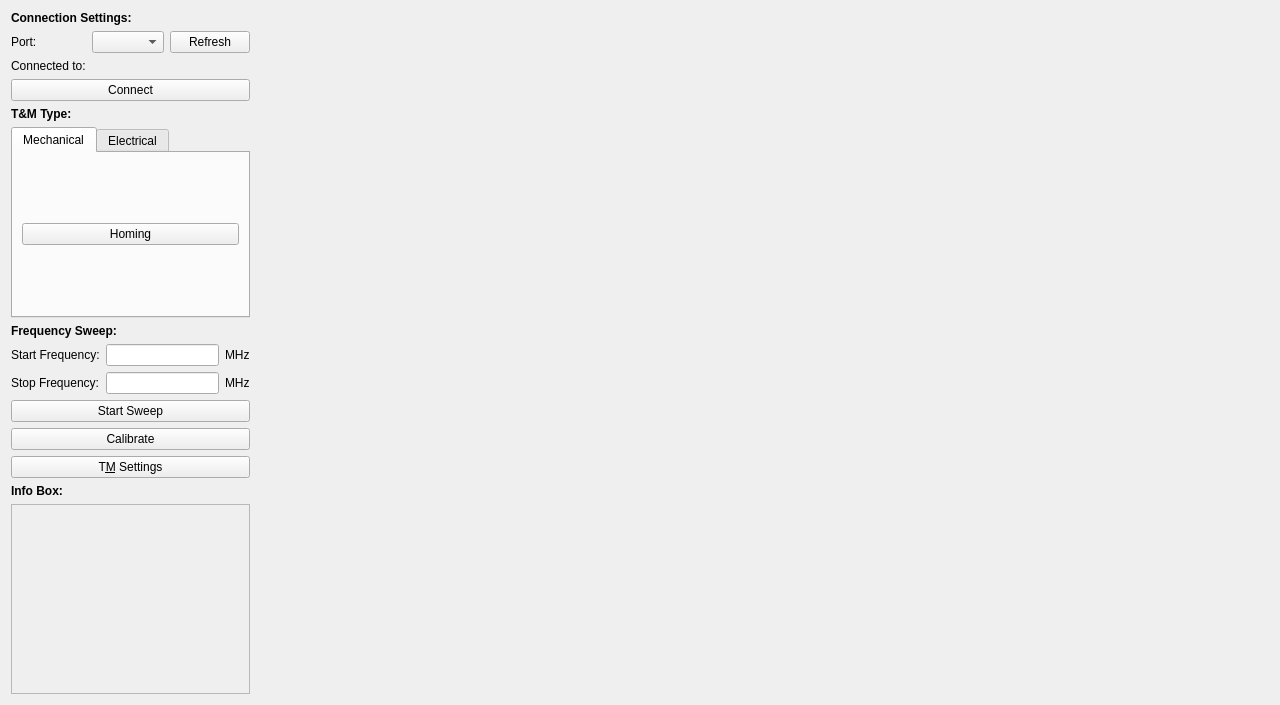
<?xml version="1.0" encoding="UTF-8"?>
<ui version="4.0">
 <class>Form</class>
 <widget class="QWidget" name="Form">
  <property name="geometry">
   <rect>
    <x>0</x>
    <y>0</y>
    <width>1280</width>
    <height>705</height>
   </rect>
  </property>
  <property name="sizePolicy">
   <sizepolicy hsizetype="Preferred" vsizetype="Preferred">
    <horstretch>0</horstretch>
    <verstretch>0</verstretch>
   </sizepolicy>
  </property>
  <property name="windowTitle">
   <string>Form</string>
  </property>
  <layout class="QHBoxLayout" name="horizontalLayout_2" stretch="0,1">
   <item>
    <layout class="QVBoxLayout" name="verticalLayout_2">
     <item>
      <widget class="QLabel" name="titleconnectionLabel">
       <property name="font">
        <font>
         <bold>true</bold>
        </font>
       </property>
       <property name="text">
        <string>Connection Settings:</string>
       </property>
      </widget>
     </item>
     <item>
      <layout class="QGridLayout" name="gridLayout_2">
       <item row="0" column="1">
        <widget class="QComboBox" name="portBox"/>
       </item>
       <item row="0" column="2">
        <widget class="QPushButton" name="refreshButton">
         <property name="text">
          <string>Refresh</string>
         </property>
        </widget>
       </item>
       <item row="0" column="0">
        <widget class="QLabel" name="label">
         <property name="text">
          <string>Port:</string>
         </property>
        </widget>
       </item>
       <item row="1" column="1">
        <widget class="QLabel" name="connectionLabel">
         <property name="text">
          <string/>
         </property>
        </widget>
       </item>
       <item row="1" column="0">
        <widget class="QLabel" name="label_10">
         <property name="text">
          <string>Connected to:</string>
         </property>
        </widget>
       </item>
      </layout>
     </item>
     <item>
      <widget class="QPushButton" name="connectButton">
       <property name="text">
        <string>Connect</string>
       </property>
      </widget>
     </item>
     <item>
      <widget class="QLabel" name="titletypeLabel">
       <property name="font">
        <font>
         <bold>true</bold>
        </font>
       </property>
       <property name="text">
        <string>T&amp;M Type:</string>
       </property>
      </widget>
     </item>
     <item>
      <widget class="QTabWidget" name="typeTab">
       <property name="currentIndex">
        <number>0</number>
       </property>
       <widget class="QWidget" name="mechTab">
        <attribute name="title">
         <string>Mechanical</string>
        </attribute>
        <layout class="QVBoxLayout" name="verticalLayout" stretch="0">
         <item>
          <widget class="QPushButton" name="pushButton">
           <property name="text">
            <string>Homing</string>
           </property>
          </widget>
         </item>
        </layout>
       </widget>
       <widget class="QWidget" name="elecTab">
        <attribute name="title">
         <string>Electrical</string>
        </attribute>
        <layout class="QGridLayout" name="gridLayout_3" rowstretch="0,0,0,1">
         <item row="1" column="1">
          <widget class="QDoubleSpinBox" name="matchingBox"/>
         </item>
         <item row="2" column="0" colspan="2">
          <widget class="QPushButton" name="setvoltagesButton">
           <property name="text">
            <string>Set Voltages</string>
           </property>
          </widget>
         </item>
         <item row="0" column="1">
          <widget class="QDoubleSpinBox" name="tuningBox"/>
         </item>
         <item row="1" column="0">
          <widget class="QLabel" name="label_3">
           <property name="text">
            <string>Voltage Matching</string>
           </property>
          </widget>
         </item>
         <item row="0" column="0">
          <widget class="QLabel" name="label_2">
           <property name="text">
            <string>Voltage Tuning</string>
           </property>
          </widget>
         </item>
         <item row="3" column="0">
          <widget class="QLabel" name="label_4">
           <property name="text">
            <string>Voltage Resolution</string>
           </property>
          </widget>
         </item>
         <item row="3" column="1">
          <widget class="QDoubleSpinBox" name="resolutionBox"/>
         </item>
        </layout>
       </widget>
      </widget>
     </item>
     <item>
      <widget class="QLabel" name="titlefrequencyLabel">
       <property name="font">
        <font>
         <bold>true</bold>
        </font>
       </property>
       <property name="text">
        <string>Frequency Sweep:</string>
       </property>
      </widget>
     </item>
     <item>
      <layout class="QGridLayout" name="gridLayout">
       <item row="0" column="1">
        <widget class="QLineEdit" name="startEdit"/>
       </item>
       <item row="1" column="2">
        <widget class="QLabel" name="label_8">
         <property name="text">
          <string>MHz</string>
         </property>
        </widget>
       </item>
       <item row="1" column="1">
        <widget class="QLineEdit" name="stopEdit"/>
       </item>
       <item row="0" column="2">
        <widget class="QLabel" name="label_6">
         <property name="text">
          <string>MHz</string>
         </property>
        </widget>
       </item>
       <item row="1" column="0">
        <widget class="QLabel" name="label_7">
         <property name="text">
          <string>Stop Frequency:</string>
         </property>
        </widget>
       </item>
       <item row="0" column="0">
        <widget class="QLabel" name="label_5">
         <property name="text">
          <string>Start Frequency:</string>
         </property>
        </widget>
       </item>
      </layout>
     </item>
     <item>
      <widget class="QPushButton" name="startButton">
       <property name="text">
        <string>Start Sweep</string>
       </property>
      </widget>
     </item>
     <item>
      <widget class="QPushButton" name="calibrationButton">
       <property name="text">
        <string>Calibrate</string>
       </property>
      </widget>
     </item>
     <item>
      <widget class="QPushButton" name="pushButton_3">
       <property name="text">
        <string>T&amp;M Settings</string>
       </property>
      </widget>
     </item>
     <item>
      <widget class="QLabel" name="titleinfoLabel">
       <property name="font">
        <font>
         <bold>true</bold>
        </font>
       </property>
       <property name="text">
        <string>Info Box:</string>
       </property>
      </widget>
     </item>
     <item>
      <widget class="QScrollArea" name="scrollArea">
       <property name="widgetResizable">
        <bool>true</bool>
       </property>
       <widget class="QWidget" name="scrollAreaWidgetContents">
        <property name="geometry">
         <rect>
          <x>0</x>
          <y>0</y>
          <width>297</width>
          <height>169</height>
         </rect>
        </property>
       </widget>
      </widget>
     </item>
    </layout>
   </item>
   <item>
    <layout class="QVBoxLayout" name="verticalLayout_5">
     <item>
      <widget class="MplWidget" name="S11Plot" native="true">
       <property name="sizePolicy">
        <sizepolicy hsizetype="Expanding" vsizetype="Expanding">
         <horstretch>0</horstretch>
         <verstretch>0</verstretch>
        </sizepolicy>
       </property>
      </widget>
     </item>
    </layout>
   </item>
  </layout>
 </widget>
 <customwidgets>
  <customwidget>
   <class>MplWidget</class>
   <extends>QWidget</extends>
   <header>nqrduck/contrib/mplwidget.h</header>
   <container>1</container>
  </customwidget>
 </customwidgets>
 <resources/>
 <connections/>
</ui>
